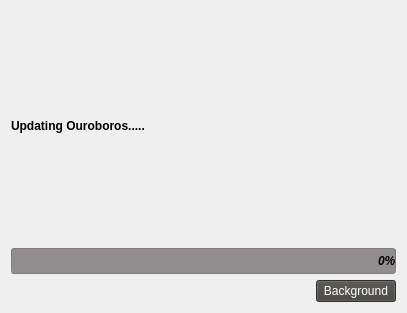
<?xml version="1.0" encoding="UTF-8"?>
<ui version="4.0">
 <class>UpdateApp</class>
 <widget class="QMainWindow" name="UpdateApp">
  <property name="geometry">
   <rect>
    <x>0</x>
    <y>0</y>
    <width>407</width>
    <height>313</height>
   </rect>
  </property>
  <property name="sizePolicy">
   <sizepolicy hsizetype="Preferred" vsizetype="Maximum">
    <horstretch>0</horstretch>
    <verstretch>0</verstretch>
   </sizepolicy>
  </property>
  <property name="windowTitle">
   <string>Updater</string>
  </property>
  <widget class="QWidget" name="centralWidget">
   <layout class="QVBoxLayout" name="verticalLayout">
    <item>
     <widget class="QLabel" name="label">
      <property name="text">
       <string>&lt;b&gt;Updating Ouroboros.....&lt;/b&gt;</string>
      </property>
     </widget>
    </item>
    <item>
     <widget class="QProgressBar" name="progressBar">
      <property name="sizePolicy">
       <sizepolicy hsizetype="Preferred" vsizetype="Maximum">
        <horstretch>0</horstretch>
        <verstretch>0</verstretch>
       </sizepolicy>
      </property>
      <property name="font">
       <font>
        <weight>75</weight>
        <italic>true</italic>
        <bold>true</bold>
       </font>
      </property>
      <property name="contextMenuPolicy">
       <enum>Qt::DefaultContextMenu</enum>
      </property>
      <property name="styleSheet">
       <string notr="true">QProgressBar:horizontal {
width:100%;
border: 1px solid gray;
border-radius: 3px;
background: rgb(145,140,142);
padding: 1px;
text-align: right;
margin-right: 4.5ex;
}
QProgressBar::chunk:horizontal {
background: qlineargradient(x1: 0, y1: 0.5, x2: 1, y2: 0.5, stop: 0 darkblue, stop: 1 black);
margin-right: 2px;
}</string>
      </property>
      <property name="value">
       <number>0</number>
      </property>
     </widget>
    </item>
    <item>
     <layout class="QGridLayout" name="gridLayout">
      <item row="0" column="1">
       <widget class="QPushButton" name="pushButton">
        <property name="sizePolicy">
         <sizepolicy hsizetype="Fixed" vsizetype="Fixed">
          <horstretch>0</horstretch>
          <verstretch>0</verstretch>
         </sizepolicy>
        </property>
        <property name="autoFillBackground">
         <bool>false</bool>
        </property>
        <property name="styleSheet">
         <string notr="true">background-color:rgb(66,64,61);
color:white;</string>
        </property>
        <property name="text">
         <string>Background</string>
        </property>
       </widget>
      </item>
      <item row="0" column="0">
       <widget class="QLabel" name="update_size">
        <property name="text">
         <string/>
        </property>
       </widget>
      </item>
     </layout>
    </item>
   </layout>
  </widget>
 </widget>
 <layoutdefault spacing="6" margin="11"/>
 <resources/>
 <connections/>
</ui>
